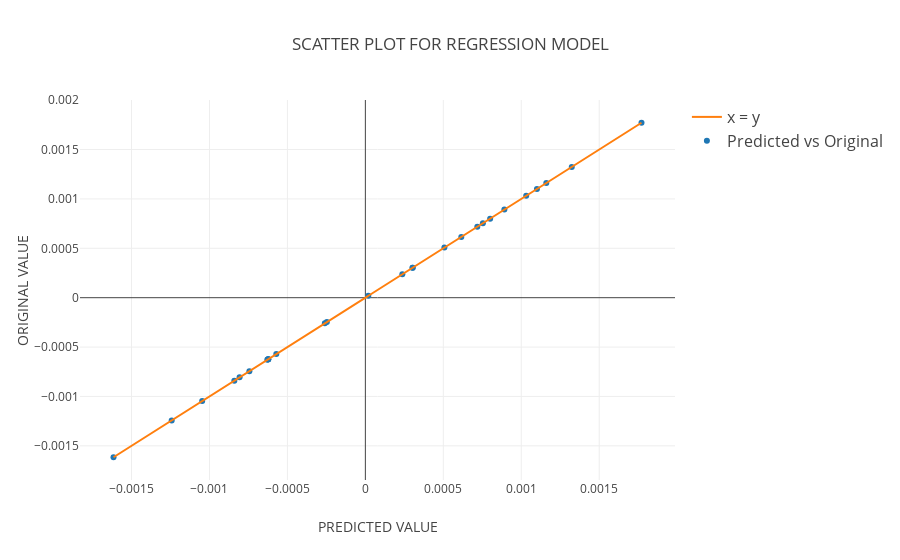

The code cell stored with this chart in its notebook:
### Markdown cell above
## REGRESSION MODEL PLOT ##

### Code cell
trace1 = go.Scatter(
    x=reg.predict(X_test),
    y= Y_test,
    mode='markers',
    name = 'Predicted vs Original',
    line=dict(shape='linear')
)
trace2 = go.Scatter(
    x= Y_test,
    y= Y_test,
    mode='lines',
    name = 'x = y',
    line=dict(shape='linear')
)
data = [trace1, trace2]
layout = dict(
    title='SCATTER PLOT FOR REGRESSION MODEL',
    xaxis=dict(
        title='PREDICTED VALUE '
    ),
    yaxis=dict(
        title='ORIGINAL VALUE'
    ),
    legend=dict(
        traceorder='reversed',
        font=dict(size=16)
    )
)
fig = dict(data=data, layout=layout)
plot.iplot(fig, filename='SONAR_Regression Model')

### Figure 1 — Plotly figure (JSON) as saved in the notebook; plotly's stock layout.template omitted (floating-point values rounded to 4 significant figures)
{"data": [{"line": {"shape": "linear"}, "mode": "markers", "name": "Predicted vs Original", "type": "scatter", "x": [0.0002371, -0.0005714, -0.000247, 0.0003021, 0.0007537, -0.0006233, 0.001771, -0.0006226, -0.000744, 0.001101, 0.0008917, 0.000718, 0.0006153, -0.0008405, -0.001616, 0.001324, 0.0008004, 0.001161, 0.000304, -0.001047, -0.001242, -0.0006236, 0.001032, -0.0008068, -0.00026, 0.000507, -0.000629, 1.89e-05], "y": [0.0002371, -0.0005714, -0.000247, 0.000302, 0.0007537, -0.0006233, 0.001771, -0.0006226, -0.000744, 0.001101, 0.0008917, 0.0007179, 0.0006153, -0.0008405, -0.001616, 0.001324, 0.0008004, 0.001161, 0.000304, -0.001047, -0.001242, -0.0006236, 0.001032, -0.0008068, -0.0002599, 0.000507, -0.000629, 1.89e-05]}, {"line": {"shape": "linear"}, "mode": "lines", "name": "x = y", "type": "scatter", "x": [0.0002371, -0.0005714, -0.000247, 0.000302, 0.0007537, -0.0006233, 0.001771, -0.0006226, -0.000744, 0.001101, 0.0008917, 0.0007179, 0.0006153, -0.0008405, -0.001616, 0.001324, 0.0008004, 0.001161, 0.000304, -0.001047, -0.001242, -0.0006236, 0.001032, -0.0008068, -0.0002599, 0.000507, -0.000629, 1.89e-05], "y": [0.0002371, -0.0005714, -0.000247, 0.000302, 0.0007537, -0.0006233, 0.001771, -0.0006226, -0.000744, 0.001101, 0.0008917, 0.0007179, 0.0006153, -0.0008405, -0.001616, 0.001324, 0.0008004, 0.001161, 0.000304, -0.001047, -0.001242, -0.0006236, 0.001032, -0.0008068, -0.0002599, 0.000507, -0.000629, 1.89e-05]}], "layout": {"legend": {"font": {"size": 16}, "traceorder": "reversed"}, "title": "SCATTER PLOT FOR REGRESSION MODEL", "xaxis": {"title": "PREDICTED VALUE "}, "yaxis": {"title": "ORIGINAL VALUE"}}}
